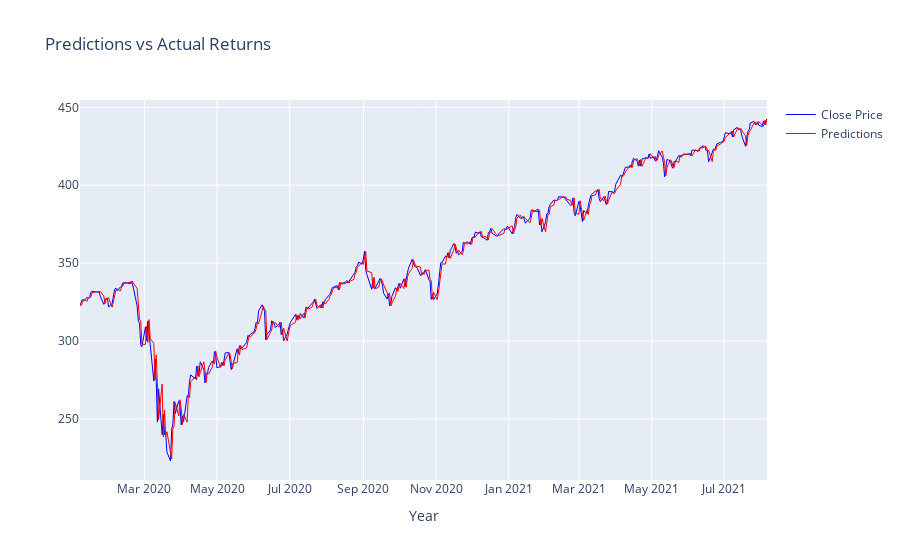

Source (notebook cell):
### Code cell
# Plot last WINDOW_LENGTH days for visibility
WINDOW_LENGTH = 400

fig = go.Figure()
fig.add_trace(go.Line(x=dataframe.index[-WINDOW_LENGTH:], y=dataframe['close'][-WINDOW_LENGTH:], name='Close Price',
                         line=dict(color='blue', width=1)))
fig.add_trace(go.Line(x=dataframe.index[-WINDOW_LENGTH:], y=dataframe['predictions'][-WINDOW_LENGTH:], name = 'Predictions',
                         line=dict(color='red', width=1)
))

fig.update_layout(title='Predictions vs Actual Returns',
                   xaxis_title='Year')
fig.show()

### Figure 1 — Plotly figure (JSON) as saved in the notebook; plotly's stock layout.template omitted (floating-point values rounded to 4 significant figures; data arrays with more than 128 entries replaced by an {"elided": "..."} marker saying what was removed)
{"data": [{"line": {"color": "blue", "width": 1}, "name": "Close Price", "type": "scatter", "x": {"elided": "400 str values"}, "y": {"elided": "400 float values"}}, {"line": {"color": "red", "width": 1}, "name": "Predictions", "type": "scatter", "x": {"elided": "400 str values"}, "y": {"elided": "400 float values"}}], "layout": {"title": {"text": "Predictions vs Actual Returns"}, "xaxis": {"title": {"text": "Year"}}}}
